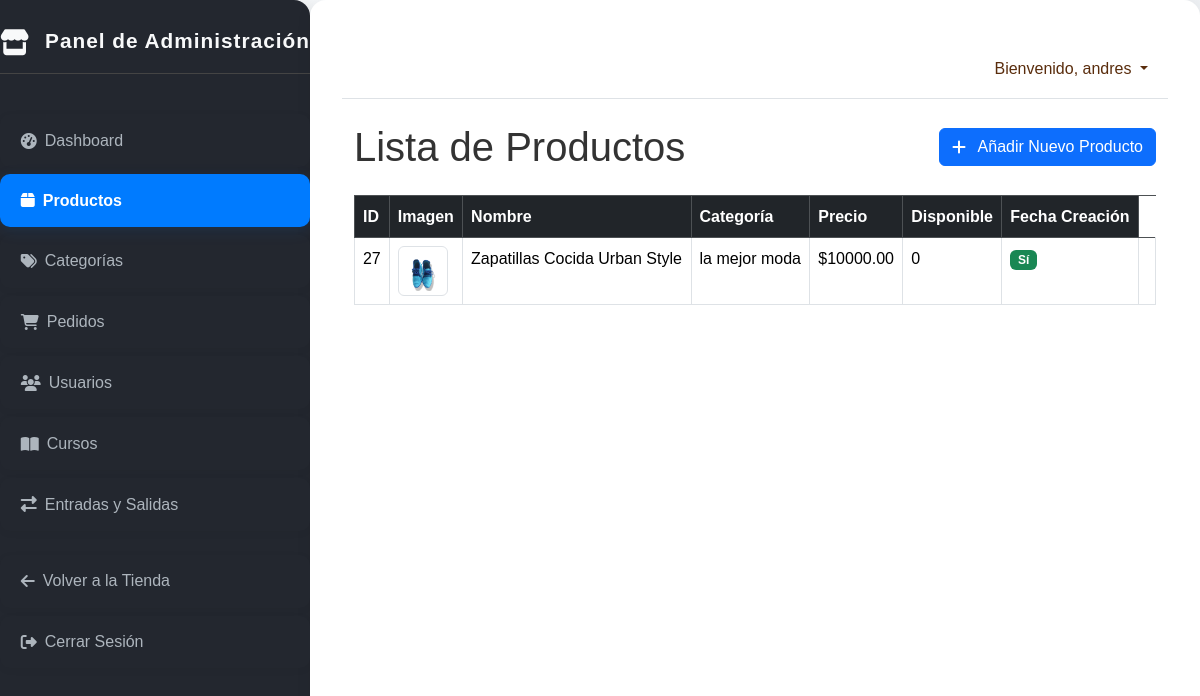
The page /dashboard/productos/ (signed in) on the database its author committed.
### productos/models.py (models this page shows, shortened)
class Producto(models.Model):
    categoria = models.ForeignKey(Categoria, related_name='productos', on_delete=models.CASCADE)
    nombre = models.CharField(max_length=200)
    slug = models.SlugField(max_length=200, unique=True, help_text="URL amigable (ej: zapato-flor)")
    descripcion = models.TextField()
    precio = models.DecimalField(max_digits=10, decimal_places=2)
    imagen_principal = models.ImageField(upload_to='productos/', blank=True, null=True, help_text="Imagen principal del producto")
    stock = models.PositiveIntegerField(default=0)
    disponible = models.BooleanField(default=True)
    creado = models.DateTimeField(auto_now_add=True)
    actualizado = models.DateTimeField(auto_now=True)
    FONDO_CHOICES = [
        ('fondo_zapatos_rosados.png', 'Zapatos Rosados'),
        ('tarjeta4.png', 'Tarjeta 4'),
        ('tarjeta5.png', 'Tarjeta 5'),
        ('tarjeta7.png', 'Tarjeta 7'),
        ('tarjeta8.png', 'Tarjeta 8'),
    ]
    imagen_fondo = models.CharField(
        max_length=64,
        choices=FONDO_CHOICES,
        default='fondo_zapatos_rosados.png',
        help_text="Imagen de fondo de la tarjeta del producto (elige una de las imágenes del proyecto)"
    )
    tallas = models.CharField(max_length=120, blank=True, help_text="Ejemplo: 36,37,38,39")
    colores = models.CharField(max_length=120, blank=True, help_text="Ejemplo: Rojo, Azul, Verde")
    class Meta:
        ordering = ['-creado']
        index_together = (('id', 'slug'),)

class Categoria(models.Model):
    nombre = models.CharField(max_length=100, unique=True)
    slug = models.SlugField(max_length=100, unique=True, help_text="URL amigable (ej: zapatos-mujer)")
    descripcion = models.TextField(blank=True, null=True)
    FONDO_CHOICES = [
        ('imagen1defondo.png', 'tarjetas'),
        ('tarjeta1.png', 'tarjeta1'),
        ('tarjeta2.png', 'tarjeta2'),
        ('tarjeta3.png', 'tarjeta3'),
    ]
    imagen_fondo = models.CharField(
        max_length=64,
        choices=FONDO_CHOICES,
        default='fondo.png',
        help_text="Imagen de fondo de la tarjeta (elige una de las imágenes del proyecto)"
    )
    imagen_principal = models.ImageField(upload_to='productos_categoria/', blank=True, null=True, help_text="Imagen principal del producto para mostrar en la tarjeta de la categoría")
    class Meta:
        verbose_name_plural = "Categorías"
        ordering = ['nombre']

### core/views.py (the view)
# urls.py: path('dashboard/productos/', views.producto_lista_admin, name='producto_lista_admin'),
@admin_required(login_url='core:login')
def producto_lista_admin(request):
    productos = Producto.objects.all().order_by('nombre')
    context = {
        'productos': productos,
        'titulo_pagina': 'Administrar Productos',
    }
    return render(request, 'core/dashboard_productos_lista.html', context)

### core/context_processors.py (called while the page is built)
def cart_item_count(request):
    cart = request.session.get('cart', {})
    total_items = sum(item_data.get('cantidad', 0) for item_data in cart.values())
    return {'cart_item_count': total_items}

### core/views.py (called while the page is built)
def is_admin_user(user):
    if user.is_authenticated:
        return user.is_staff or user.is_superuser or user.groups.filter(name='Administradores').exists()
    return False

### core/templates/core/dashboard_productos_lista.html
{% extends 'core/dashboard_base.html' %}
{% block dashboard_content %}
<div class="d-flex justify-content-between align-items-center mb-4">
    <h1 class="mb-0">Lista de Productos</h1>
    <a href="{% url 'core:producto_crear_admin' %}" class="btn btn-primary">
        <i class="fas fa-plus me-2"></i> Añadir Nuevo Producto
    </a>
</div>
<div class="table-responsive">
    <table class="table table-hover table-bordered">
        <thead class="table-dark">
            <tr>
                <th>ID</th>
                <th>Imagen</th>
                <th>Nombre</th>
                <th>Categoría</th>
                <th>Precio</th>
                <th>Disponible</th>
                <th>Fecha Creación</th>
            </tr>
        </thead>
        <tbody>
            {% for producto in productos %}
            <tr>
                <td>{{ producto.id }}</td>
                <td>
                    {% if producto.imagen_principal %}
                        <img src="{{ producto.imagen_principal.url }}" alt="{{ producto.nombre }}" class="img-thumbnail" style="width: 50px; height: 50px; object-fit: cover;">
                    {% else %}
                        <img src="https://via.placeholder.com/50?text=No+Img" alt="Sin imagen" class="img-thumbnail" style="width: 50px; height: 50px; object-fit: cover;">
                    {% endif %}
                </td>
                <td>{{ producto.nombre }}</td>
                <td>{{ producto.categoria.nombre|default:"Sin Categoría" }}</td>
                <td>${{ producto.precio|floatformat:2 }}</td>
                <td>{{ producto.stock }}</td>
                <td>
                    {% if producto.disponible %}
                        <span class="badge bg-success">Sí</span>
                    {% else %}
                        <span class="badge bg-danger">No</span>
                    {% endif %}
                </td>
                <td>{{ producto.fecha_creacion|date:"Y-m-d H:i" }}</td>
            </tr>
            {% empty %}
            <tr>
                <td colspan="9" class="text-center">No hay productos registrados. <a href="{% url 'core:producto_crear_admin' %}">¡Crea uno ahora!</a></td>
            </tr>
            {% endfor %}
        </tbody>
    </table>
</div>
{% endblock %}

### core/templates/core/dashboard_base.html (shortened to what this page needs)
<!DOCTYPE html>
{% load static %}
<html lang="es">
<head>
    <link href="https://cdn.jsdelivr.net/npm/bootstrap@5.3.3/dist/css/bootstrap.min.css" rel="stylesheet">
    <link rel="stylesheet" href="https://cdnjs.cloudflare.com/ajax/libs/font-awesome/6.4.0/css/all.min.css">
    <link rel="stylesheet" href="{% static 'css/style.css' %}">
</head>
<body class="dashboard-body">
    <div id="wrapper" class="dashboard-main">
        <aside id="sidebar-wrapper">
            <div class="sidebar-heading d-flex justify-content-between align-items-center">
                <span><i class="fas fa-store fa-lg me-2"></i> Panel de Administración</span>
            </div>
            <nav class="list-group list-group-flush">
                <a href="{% url 'core:dashboard_home' %}" class="list-group-item list-group-item-action {% if request.resolver_match.url_name == 'dashboard_home' %}active{% endif %}"><i class="fas fa-tachometer-alt me-2"></i> Dashboard</a>
                <a href="{% url 'core:producto_lista_admin' %}" class="list-group-item list-group-item-action {% if request.resolver_match.url_name == 'producto_lista_admin' %}active{% endif %}"><i class="fas fa-box me-2"></i> Productos</a>
                <a href="{% url 'core:categoria_lista_admin' %}" class="list-group-item list-group-item-action "><i class="fas fa-tags me-2"></i> Categorías</a>
                <a href="{% url 'core:pedido_lista_admin' %}" class="list-group-item list-group-item-action "><i class="fas fa-shopping-cart me-2"></i> Pedidos</a>
                <a href="{% url 'core:usuario_lista_admin' %}" class="list-group-item list-group-item-action {% if request.resolver_match.url_name == 'usuario_lista_admin' %}active{% endif %}"><i class="fas fa-users me-2"></i> Usuarios</a>
                <a href="{% url 'core:curso_lista_admin' %}" class="list-group-item list-group-item-action {% if request.resolver_match.url_name == 'curso_lista_admin' %}active{% endif %}"><i class="fas fa-book-open me-2"></i> Cursos</a>
                <a href="{% url 'core:entradas_salidas_admin' %}" class="list-group-item list-group-item-action "><i class="fas fa-exchange-alt me-2"></i> Entradas y Salidas</a>
                <a href="{% url 'core:home' %}" class="list-group-item list-group-item-action mt-3"><i class="fas fa-arrow-left me-2"></i> Volver a la Tienda</a>
                <a href="{% url 'core:logout' %}" class="list-group-item list-group-item-action text-danger"><i class="fas fa-sign-out-alt me-2"></i> Cerrar Sesión</a>
            </nav>
        </aside>
        <main id="page-content-wrapper">
            <nav class="navbar navbar-expand-lg navbar-light navbar-admin border-bottom">
                <div class="container-fluid">
                    <div class="collapse navbar-collapse" id="navbarSupportedContent">
                        <ul class="navbar-nav ms-auto mt-2 mt-lg-0">
                            <li class="nav-item dropdown">
                                <a class="nav-link dropdown-toggle" href="#" id="navbarDropdown" role="button" data-bs-toggle="dropdown" aria-haspopup="true" aria-expanded="false">
                                    Bienvenido, {{ request.user.username }}
                                </a>
                            </li>
                        </ul>
                    </div>
                </div>
            </nav>
            <section class="container-fluid mt-4">
                {% block dashboard_content %}
                {% endblock %}
            </section>
        </main>
    </div>
</body>
</html>

### rows shown on the page
Producto: id "27", imagen_principal (picture), nombre "Zapatillas Cocida Urban Style", categoria.nombre "la mejor moda", precio "10000.00", stock "0", disponible "Sí"

### other values the page prints
{{ request.user.username }} "andres"
